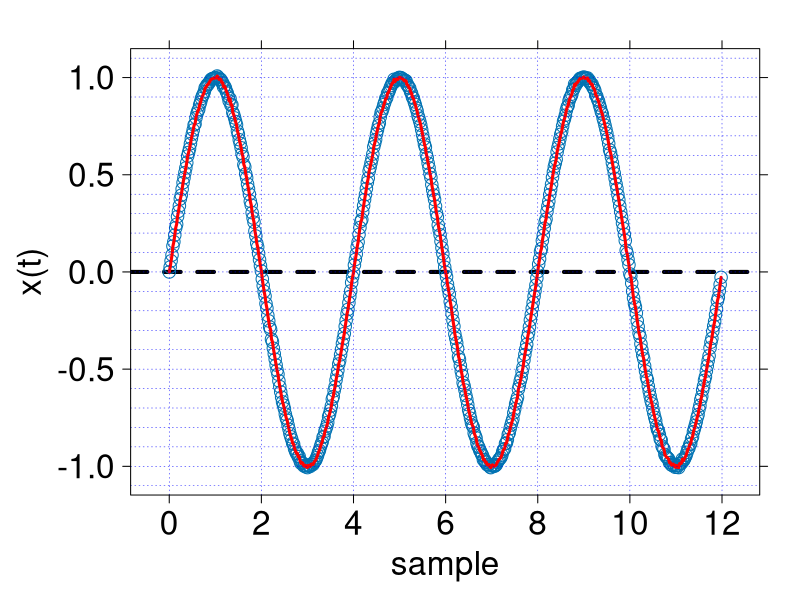
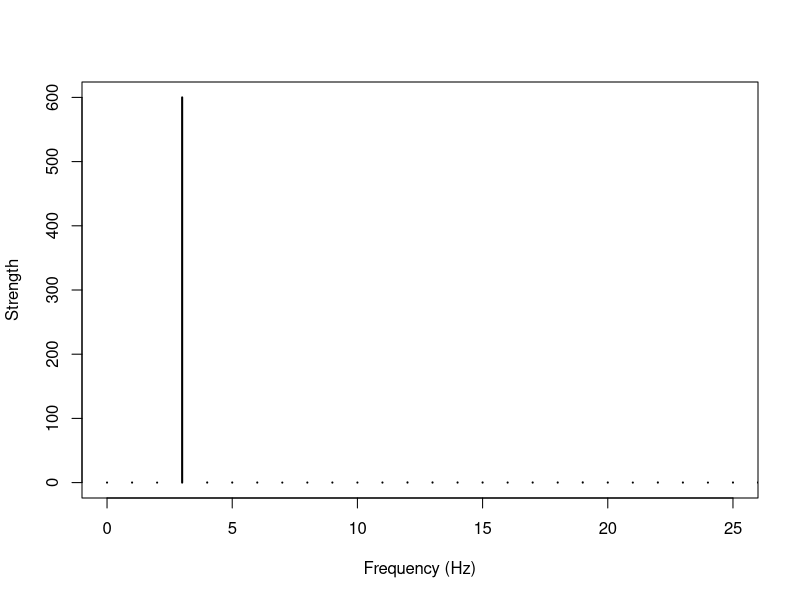

Generate these figures, in order, with R:

#

##################################################
# ref
# http://www.di.fc.ul.pt/~jpn/r/fourier/fourier.html


library(lattice) # for xyplot
library(stats) # for fft

plot.timeseries <- function(time.series, tn) {

# plot <- xyplot(time.series ~ 0: length(time.series),
 plot <- xyplot( time.series ~ tn,
                    col.line = c('red'), type = c("b"), lty=1, lwd=3,
                    pch=1, cex=1.5,
                    xlab=list(label="sample", cex=2),
                    ylab=list(label="x(t)", cex=2),
                    scales=list(font=1, cex=2
                                #,y=list(at=seq(-2,2,1),limits=c(-2.1,2.1))
                                #x=list(at=seq(-5,5,2),limits=c(-7,7))
                    ),
                    abline=list(h=c(0),lwd=4,lty=2),

                    ##function to modify the grid pattern
                    panel=function(...) {
                      panel.xyplot(...)
                      panel.grid(h=-20, v=-1, col.line="blue", lwd=0.5, lty=3 )
                    }

  )
  print(plot)
}


# set.seed(101)
acq.freq <- 50                   # data acquisition (sample) frequency (Hz)
time     <- 12                  # measuring time interval (seconds)
tn       <- seq(0,time-1/acq.freq, 1/acq.freq) # vector of sampling time-points (s)
f.0      <- 1/time
w        <- 2*pi*f.0
# N_length <- length(ts)



cycles <- time/4

mainfreq <-  1/(time/cycles)

dc.component <- 0
component.strength <- c(1,0,0) # strength of signal components
component.freqs <- c(mainfreq,0,0)        # frequency of signal components (Hz)
component.delay <- c(0,0,0)         # delay of signal components (radians)


f   <- function(tn) {
  dc.component + sum( component.strength * sin(2*pi*component.freqs*tn + component.delay))
}

sd.additivenoise <- 0.005    # additive noise standard deviation
mean.amplitude <- 0

trajectory <- sapply(tn, function(t) f(t)) +  rnorm(length(tn), mean = mean.amplitude, sd = sd.additivenoise)


x11(width = 9, height = 9, xpos = 0, ypos=0)
plot.timeseries(trajectory,tn)

# trajectory <- trajectory + 25*ts # let's create a linear trend
# trend <- lm(trajectory ~tn)
# detrended.trajectory <- trend$residuals
# plot.timeseries(detrended.trajectory)

plot.frequency.spectrum <- function(X.k, xlimits=c(0,length(X.k))) {
  plot.data  <- cbind(0:(length(X.k)-1), Mod(X.k))

  # TODO: why this scaling is necessary?
  plot.data[2:length(X.k),2] <- 2*plot.data[2:length(X.k),2]

  plot(plot.data, t="h", lwd=2, main="",
       xlab="Frequency (Hz)", ylab="Strength",
       xlim=xlimits, ylim=c(0,max(Mod(plot.data[,2]))))
}

## length of the signal
X.k <- fft(trajectory)
x11(width = 9, height = 9, xpos = 0, ypos=-1)
plot.frequency.spectrum(X.k,xlimits=c(0,acq.freq/2))

# X.k <- fft(detrended.trajectory)
#graphics.off()
